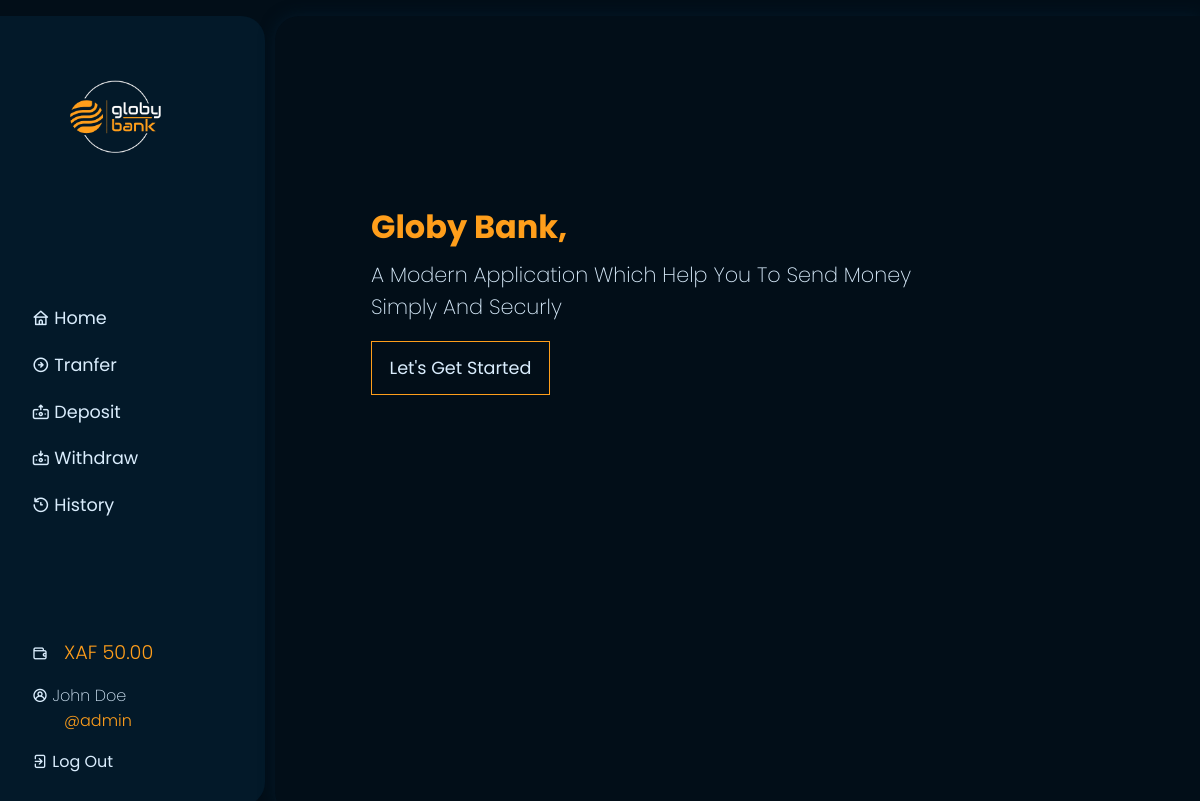
Before: / (signed in) with the older database file.
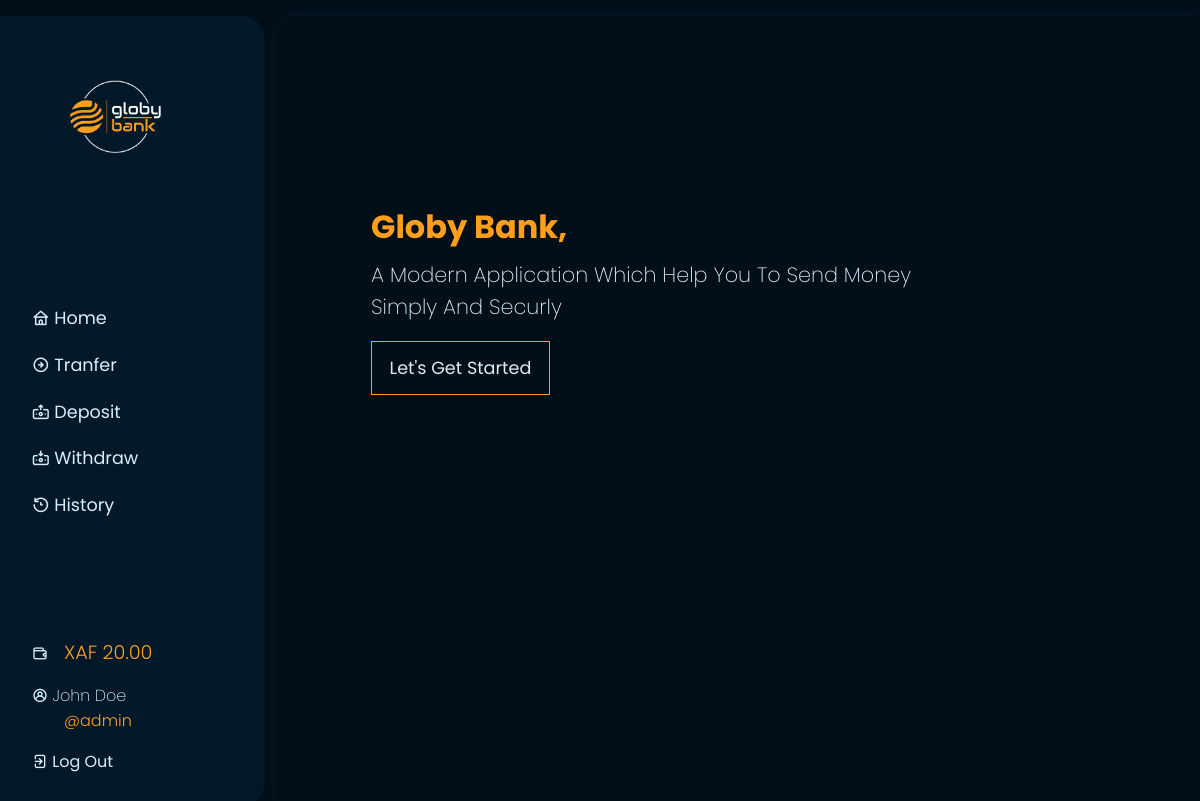
After: the same page with the newer database file.
### authentication/models.py (models this page shows, shortened)
class Account(AbstractBaseUser):
    username = models.CharField(verbose_name=_(
        'username'), max_length=100, unique=True)
    first_name = models.CharField(verbose_name=_('first_name'), max_length=100)
    last_name = models.CharField(verbose_name=_('last_name'), max_length=100)
    country = CountryField(blank=True, blank_label='(select country)')
    balance = models.DecimalField(verbose_name=_(
        'balance'), default=0, max_digits=15, decimal_places=2)
    code_pin = models.CharField(max_length=4, default='0000')
    date_joined = models.DateTimeField(
        verbose_name=("date_joined"), auto_now_add=True)
    last_login = models.DateTimeField(verbose_name=_(
        'last login'), blank=True, null=True, auto_now=True)
    is_admin = models.BooleanField(default=False)
    is_active = models.BooleanField(default=True)
    is_staff = models.BooleanField(default=False)
    is_superuser = models.BooleanField(default=False)
    USERNAME_FIELD = 'username'
    REQUIRED_FIELDS = ['first_name', 'last_name', 'country']
    objects = MyAccountManager()
    @property
    def get_fullname(self):
        return self.first_name + ' ' + self.last_name

### transaction/views.py (the view)
# urls.py: path('', welcome_view, name='welcome'),
def welcome_view(request):
    context = {}
    return render(request, 'auth/index.html', context)

### templates/auth/index.html
{% extends 'base.html' %}
{% block content %}
<div class="main-content">
    <div class="hero">
        <div>
            <h1>Globy Bank,</h1> <p>A Modern Application Which Help You To Send Money <br> Simply And Securly</p>
        </div>
        <p><a href="{% url 'register' %}">Let's Get Started</a></p>
    </div>
</div>
{% endblock content %}

### templates/components/sidebar.html
{% load static %}
<div class="side-bar container">
    <img src="{% static 'images/logo.png' %}" alt="logo">
    <nav>
        <ul class="nav-links">
            <li><a href="{% url 'home' %}" class="home"><i class="uil uil-home"></i> Home</a></li>
            <li><a href="{% url 'transfer' %}" class="transact"><i class="uil uil-arrow-circle-right"></i> Tranfer</a></li>
            <li><a href="{% url 'withdraw_recharge' action='recharge' %}">
                <i class="uil uil-money-insert"></i>
                <span>Deposit</span>
            </a></li>
            <li><a href="{% url 'withdraw_recharge' action='withdraw' %}">
                <i class="uil uil-money-withdraw"></i>
                <span>Withdraw</span>
            </a></li>
            <li><a href="{% url 'history' %}" class="history"><i class="uil uil-history"></i> History</a></li>
        </ul>
    </nav>
    <div>
        {% if request.user.is_authenticated %}
        <div class="side_bar_balance"><p><i class="uil uil-wallet"></i><span>XAF {{request.user.balance}}</span></p></div>
        <div>
            <p><i class="uil uil-user-circle"></i>  {{request.user.get_fullname}}</p>
            <span>@{{request.user.username}}</span>
        </div>
        {% endif %}
        {% if request.user.is_authenticated %}
        <a href="{% url 'logout' %}"><i class="uil uil-signout"></i>  Log Out</a>
        {% else %}
        <a href="{% url 'register' %}"><i class="uil uil-user-plus"></i> Register</a>
        <a href="{% url 'login' %}"><i class="uil uil-signin"></i>  Log In</a>
        {% endif %}
    </div>
</div>

Changed rows visible on the page:
changed Account "John Doe": user.balance "50.00" → "20.00"
